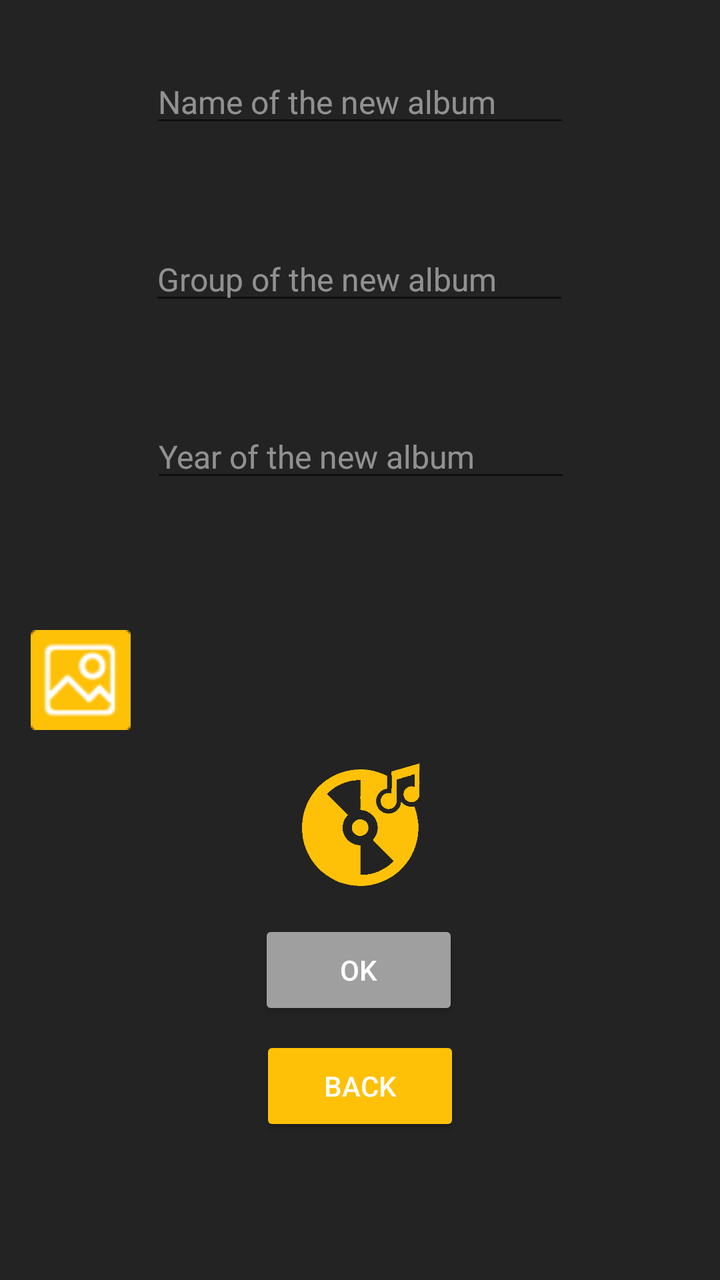
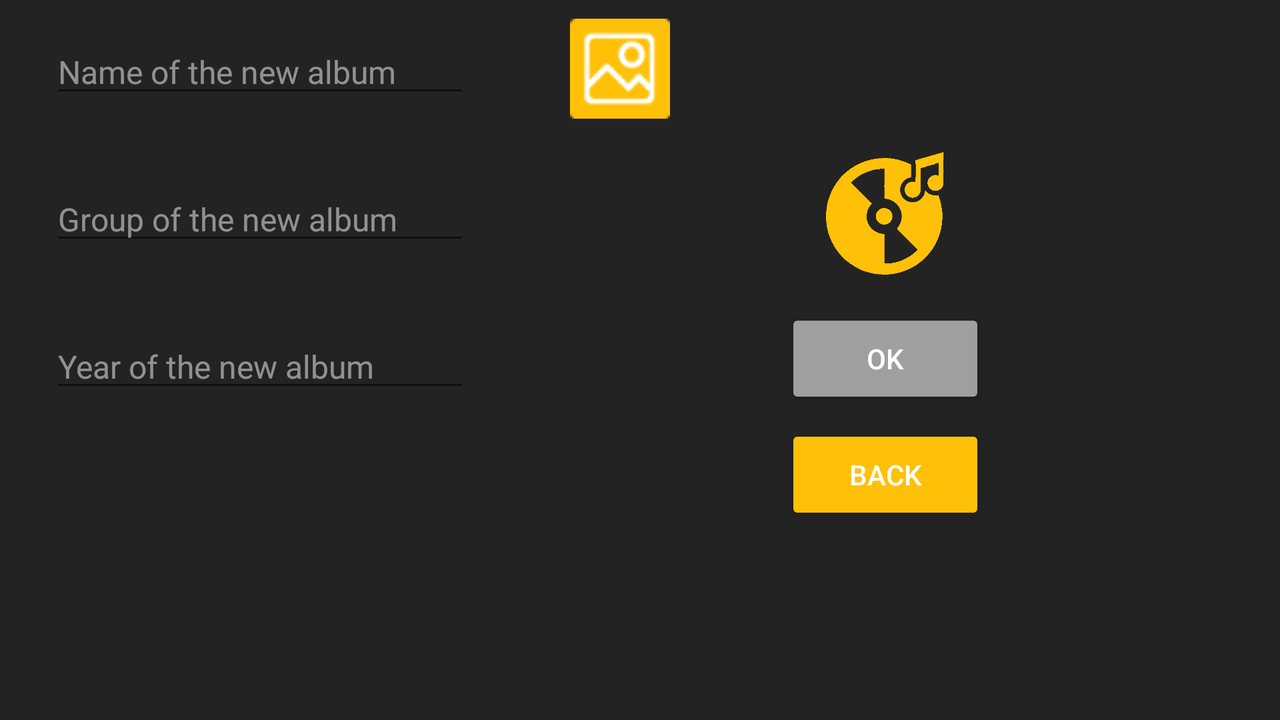

Two renders of one Android screen. The first uses the default layout on a phone; the second uses the alternative layout the repository ships for a different screen configuration, on a matching device. The two XML files are below.
<!-- AndroidManifest.xml: application theme Theme.PPO_KR1 -->
<!-- res/layout/change_album_list_activity.xml -->
<?xml version="1.0" encoding="utf-8"?>
<androidx.constraintlayout.widget.ConstraintLayout xmlns:android="http://schemas.android.com/apk/res/android"
    xmlns:app="http://schemas.android.com/apk/res-auto"
    xmlns:tools="http://schemas.android.com/tools"
    android:layout_width="match_parent"
    android:layout_height="match_parent"
    android:background="#232323">

    <ImageButton
        android:id="@+id/imageButtonCancelImage"
        android:layout_width="25dp"
        android:layout_height="25dp"
        android:layout_alignParentTop="true"
        android:layout_marginTop="10dp"
        android:layout_toStartOf="@+id/imageButtonEdit"
        android:backgroundTint="#00FFFFFF"
        android:backgroundTintMode="src_in"
        android:onClick="imageButtonCancelImageClick"
        android:visibility="invisible"
        app:layout_constraintEnd_toEndOf="@+id/imageButtonLoadImage"
        app:layout_constraintStart_toStartOf="@+id/imageButtonLoadImage"
        app:layout_constraintTop_toBottomOf="@+id/imageButtonLoadImage"
        app:srcCompat="@drawable/image_button_cancel"
        tools:ignore="UnknownIdInLayout" />

    <TextView
        android:id="@+id/textViewWarningYear"
        android:layout_width="wrap_content"
        android:layout_height="wrap_content"
        android:text="Please fill in this field"
        android:textColor="#FF0000"
        android:visibility="invisible"
        app:layout_constraintStart_toStartOf="@+id/editTextYearOfNewAlbum"
        app:layout_constraintTop_toBottomOf="@+id/editTextYearOfNewAlbum" />

    <TextView
        android:id="@+id/textViewWarningName"
        android:layout_width="wrap_content"
        android:layout_height="wrap_content"
        android:text="Please fill in this field"
        android:textColor="#FF0000"
        android:visibility="invisible"
        app:layout_constraintStart_toStartOf="@+id/editTextNameOfNewAlbum"
        app:layout_constraintTop_toBottomOf="@+id/editTextNameOfNewAlbum" />

    <EditText
        android:id="@+id/editTextNameOfNewAlbum"
        android:layout_width="210dp"
        android:layout_height="wrap_content"
        android:layout_marginTop="30dp"
        android:ems="10"
        android:hint="Name of the new album"
        android:inputType="textPersonName"
        android:textColor="#FFFFFF"
        android:textColorHint="#80FFFFFF"
        android:textSize="16sp"
        app:layout_constraintEnd_toEndOf="parent"
        app:layout_constraintStart_toStartOf="parent"
        app:layout_constraintTop_toTopOf="parent" />

    <EditText
        android:id="@+id/editTextGroupOfNewAlbum"
        android:layout_width="210dp"
        android:layout_height="wrap_content"
        android:layout_marginTop="50dp"
        android:ems="10"
        android:hint="Group of the new album"
        android:inputType="textPersonName"
        android:textColor="#FFFFFF"
        android:textColorHint="#80FFFFFF"
        android:textSize="16sp"
        app:layout_constraintEnd_toEndOf="parent"
        app:layout_constraintHorizontal_bias="0.497"
        app:layout_constraintStart_toStartOf="parent"
        app:layout_constraintTop_toBottomOf="@+id/editTextNameOfNewAlbum" />

    <EditText
        android:id="@+id/editTextYearOfNewAlbum"
        android:layout_width="210dp"
        android:layout_height="wrap_content"
        android:layout_marginTop="50dp"
        android:ems="10"
        android:hint="Year of the new album"
        android:inputType="phone"
        android:textColor="#FFFFFF"
        android:textColorHint="#80FFFFFF"
        android:textSize="16sp"
        app:layout_constraintEnd_toEndOf="parent"
        app:layout_constraintHorizontal_bias="0.502"
        app:layout_constraintStart_toStartOf="parent"
        app:layout_constraintTop_toBottomOf="@+id/editTextGroupOfNewAlbum" />

    <Button
        android:id="@+id/buttonOkChangeAlbumList"
        android:layout_width="100dp"
        android:layout_height="50dp"
        android:layout_marginTop="10dp"
        android:backgroundTint="#9F9F9F"
        android:onClick="buttonOkChangeAlbumListClick"
        android:text="OK"
        android:textColor="#FFFFFF"
        app:layout_constraintEnd_toEndOf="parent"
        app:layout_constraintHorizontal_bias="0.498"
        app:layout_constraintStart_toStartOf="parent"
        app:layout_constraintTop_toBottomOf="@+id/imageViewGetImage" />

    <Button
        android:id="@+id/buttonBackToMainMenu"
        android:layout_width="100dp"
        android:layout_height="50dp"
        android:layout_marginTop="8dp"
        android:backgroundTint="#FFFFC107"
        android:onClick="buttonBackToMainMenuClick"
        android:text="BACK"
        android:textColor="#FFFFFF"
        app:layout_constraintEnd_toEndOf="parent"
        app:layout_constraintStart_toStartOf="parent"
        app:layout_constraintTop_toBottomOf="@+id/buttonOkChangeAlbumList" />

    <TextView
        android:id="@+id/textViewWarningGroup"
        android:layout_width="wrap_content"
        android:layout_height="wrap_content"
        android:text="Please fill in this field"
        android:textColor="#FF0000"
        android:visibility="invisible"
        app:layout_constraintStart_toStartOf="@+id/editTextGroupOfNewAlbum"
        app:layout_constraintTop_toBottomOf="@+id/editTextGroupOfNewAlbum" />

    <TextView
        android:id="@+id/textViewPicturePath"
        android:layout_width="0dp"
        android:layout_height="wrap_content"
        android:layout_marginStart="10dp"
        android:textColor="#FFFFFF"
        android:textSize="14sp"
        app:layout_constraintBottom_toBottomOf="@+id/imageButtonLoadImage"
        app:layout_constraintEnd_toEndOf="@+id/editTextYearOfNewAlbum"
        app:layout_constraintStart_toEndOf="@+id/imageButtonLoadImage"
        app:layout_constraintTop_toTopOf="@+id/imageButtonLoadImage"
        app:layout_constraintVertical_bias="0.488" />

    <ImageButton
        android:id="@+id/imageButtonLoadImage"
        android:layout_width="50dp"
        android:layout_height="50dp"
        android:layout_marginTop="50dp"
        android:layout_marginEnd="10dp"
        app:layout_constraintEnd_toStartOf="@+id/editTextYearOfNewAlbum"
        app:layout_constraintHorizontal_bias="1.0"
        app:layout_constraintStart_toStartOf="parent"
        app:layout_constraintTop_toBottomOf="@+id/textViewWarningYear"
        app:srcCompat="@drawable/image_button_load_image" />

    <ImageView
        android:id="@+id/imageViewGetImage"
        android:layout_width="75dp"
        android:layout_height="75dp"
        android:layout_marginTop="10dp"
        app:layout_constraintEnd_toEndOf="@+id/editTextYearOfNewAlbum"
        app:layout_constraintStart_toStartOf="@+id/editTextYearOfNewAlbum"
        app:layout_constraintTop_toBottomOf="@+id/imageButtonLoadImage"
        app:srcCompat="@drawable/standart_album_icon" />

</androidx.constraintlayout.widget.ConstraintLayout>
<!-- resources referenced by this layout -->
<resources>
  <!-- drawable image_button_cancel: png bitmap (drawable, 210 bytes) -->
  <!-- drawable image_button_load_image: png bitmap (drawable, 1032 bytes) -->
  <!-- drawable standart_album_icon: png bitmap (drawable, 3470 bytes) -->
  <style name="Theme.PPO_KR1" parent="Theme.MaterialComponents.DayNight.DarkActionBar">
          
          <item name="colorPrimary">@color/purple_500</item>
          <item name="colorPrimaryVariant">@color/purple_700</item>
          <item name="colorOnPrimary">@color/white</item>
          
          <item name="colorSecondary">@color/teal_200</item>
          <item name="colorSecondaryVariant">@color/teal_700</item>
          <item name="colorOnSecondary">@color/black</item>
          
          <item name="android:statusBarColor" tools:targetApi="l">?attr/colorPrimaryVariant</item>
          
      </style>
</resources>
<!-- res/layout-land/change_album_list_activity.xml (the author's variant of the layout above) -->
<!-- drawn on the phone turned sideways -->
<?xml version="1.0" encoding="utf-8"?>
<androidx.constraintlayout.widget.ConstraintLayout xmlns:android="http://schemas.android.com/apk/res/android"
    xmlns:app="http://schemas.android.com/apk/res-auto"
    xmlns:tools="http://schemas.android.com/tools"
    android:layout_width="match_parent"
    android:layout_height="match_parent"
    android:background="#232323">

    <ImageView
        android:id="@+id/imageViewGetImage"
        android:layout_width="75dp"
        android:layout_height="75dp"
        android:layout_marginTop="10dp"
        app:layout_constraintEnd_toEndOf="@+id/textViewPicturePath"
        app:layout_constraintStart_toStartOf="@+id/textViewPicturePath"
        app:layout_constraintTop_toBottomOf="@+id/imageButtonLoadImage"
        app:srcCompat="@drawable/standart_album_icon" />

    <ImageButton
        android:id="@+id/imageButtonCancelImage"
        android:layout_width="25dp"
        android:layout_height="25dp"
        android:layout_alignParentTop="true"
        android:layout_marginTop="10dp"
        android:layout_toStartOf="@+id/imageButtonEdit"
        android:backgroundTint="#00FFFFFF"
        android:backgroundTintMode="src_in"
        android:onClick="imageButtonCancelImageClick"
        android:visibility="invisible"
        app:layout_constraintEnd_toEndOf="@+id/imageButtonLoadImage"
        app:layout_constraintStart_toStartOf="@+id/imageButtonLoadImage"
        app:layout_constraintTop_toBottomOf="@+id/imageButtonLoadImage"
        app:srcCompat="@drawable/image_button_cancel" />

    <TextView
        android:id="@+id/textViewWarningYear"
        android:layout_width="wrap_content"
        android:layout_height="wrap_content"
        android:text="Please fill in this field"
        android:textColor="#FF0000"
        android:visibility="invisible"
        app:layout_constraintStart_toStartOf="@+id/editTextYearOfNewAlbum"
        app:layout_constraintTop_toBottomOf="@+id/editTextYearOfNewAlbum" />

    <TextView
        android:id="@+id/textViewWarningName"
        android:layout_width="wrap_content"
        android:layout_height="wrap_content"
        android:text="Please fill in this field"
        android:textColor="#FF0000"
        android:visibility="invisible"
        app:layout_constraintStart_toStartOf="@+id/editTextNameOfNewAlbum"
        app:layout_constraintTop_toBottomOf="@+id/editTextNameOfNewAlbum" />

    <EditText
        android:id="@+id/editTextNameOfNewAlbum"
        android:layout_width="210dp"
        android:layout_height="wrap_content"
        android:layout_marginStart="25dp"
        android:layout_marginTop="15dp"
        android:ems="10"
        android:hint="Name of the new album"
        android:inputType="textPersonName"
        android:textColor="#FFFFFF"
        android:textColorHint="#80FFFFFF"
        android:textSize="16sp"
        app:layout_constraintStart_toStartOf="parent"
        app:layout_constraintTop_toTopOf="parent" />

    <EditText
        android:id="@+id/editTextGroupOfNewAlbum"
        android:layout_width="210dp"
        android:layout_height="wrap_content"
        android:layout_marginStart="25dp"
        android:layout_marginTop="35dp"
        android:ems="10"
        android:hint="Group of the new album"
        android:inputType="textPersonName"
        android:textColor="#FFFFFF"
        android:textColorHint="#80FFFFFF"
        android:textSize="16sp"
        app:layout_constraintEnd_toEndOf="@+id/editTextNameOfNewAlbum"
        app:layout_constraintStart_toStartOf="parent"
        app:layout_constraintTop_toBottomOf="@+id/editTextNameOfNewAlbum" />

    <EditText
        android:id="@+id/editTextYearOfNewAlbum"
        android:layout_width="210dp"
        android:layout_height="wrap_content"
        android:layout_marginStart="25dp"
        android:layout_marginTop="35dp"
        android:ems="10"
        android:hint="Year of the new album"
        android:inputType="phone"
        android:textColor="#FFFFFF"
        android:textColorHint="#80FFFFFF"
        android:textSize="16sp"
        app:layout_constraintEnd_toEndOf="@+id/editTextNameOfNewAlbum"
        app:layout_constraintStart_toStartOf="parent"
        app:layout_constraintTop_toBottomOf="@+id/editTextGroupOfNewAlbum" />

    <Button
        android:id="@+id/buttonOkChangeAlbumList"
        android:layout_width="100dp"
        android:layout_height="50dp"
        android:layout_marginTop="10dp"
        android:backgroundTint="#9F9F9F"
        android:onClick="buttonOkChangeAlbumListClick"
        android:text="OK"
        android:textColor="#FFFFFF"
        app:layout_constraintEnd_toEndOf="@+id/textViewPicturePath"
        app:layout_constraintStart_toStartOf="@+id/textViewPicturePath"
        app:layout_constraintTop_toBottomOf="@+id/imageViewGetImage" />

    <Button
        android:id="@+id/buttonBackToMainMenu"
        android:layout_width="100dp"
        android:layout_height="50dp"
        android:layout_marginTop="8dp"
        android:backgroundTint="#FFFFC107"
        android:onClick="buttonBackToMainMenuClick"
        android:text="BACK"
        android:textColor="#FFFFFF"
        app:layout_constraintEnd_toEndOf="@+id/buttonOkChangeAlbumList"
        app:layout_constraintHorizontal_bias="0.229"
        app:layout_constraintStart_toStartOf="@+id/buttonOkChangeAlbumList"
        app:layout_constraintTop_toBottomOf="@+id/buttonOkChangeAlbumList" />

    <TextView
        android:id="@+id/textViewWarningGroup"
        android:layout_width="wrap_content"
        android:layout_height="wrap_content"
        android:text="Please fill in this field"
        android:textColor="#FF0000"
        android:visibility="invisible"
        app:layout_constraintStart_toStartOf="@+id/editTextGroupOfNewAlbum"
        app:layout_constraintTop_toBottomOf="@+id/editTextGroupOfNewAlbum" />

    <TextView
        android:id="@+id/textViewPicturePath"
        android:layout_width="0dp"
        android:layout_height="wrap_content"
        android:layout_marginStart="10dp"
        android:layout_marginEnd="100dp"
        android:textColor="#FFFFFF"
        android:textSize="14sp"
        app:layout_constraintBottom_toBottomOf="@+id/imageButtonLoadImage"
        app:layout_constraintEnd_toEndOf="parent"
        app:layout_constraintStart_toEndOf="@+id/imageButtonLoadImage"
        app:layout_constraintTop_toTopOf="@+id/imageButtonLoadImage" />

    <ImageButton
        android:id="@+id/imageButtonLoadImage"
        android:layout_width="50dp"
        android:layout_height="50dp"
        android:layout_marginStart="50dp"
        app:layout_constraintBottom_toBottomOf="@+id/editTextNameOfNewAlbum"
        app:layout_constraintStart_toEndOf="@+id/editTextNameOfNewAlbum"
        app:layout_constraintTop_toTopOf="@+id/editTextNameOfNewAlbum"
        app:srcCompat="@drawable/image_button_load_image" />

</androidx.constraintlayout.widget.ConstraintLayout>
